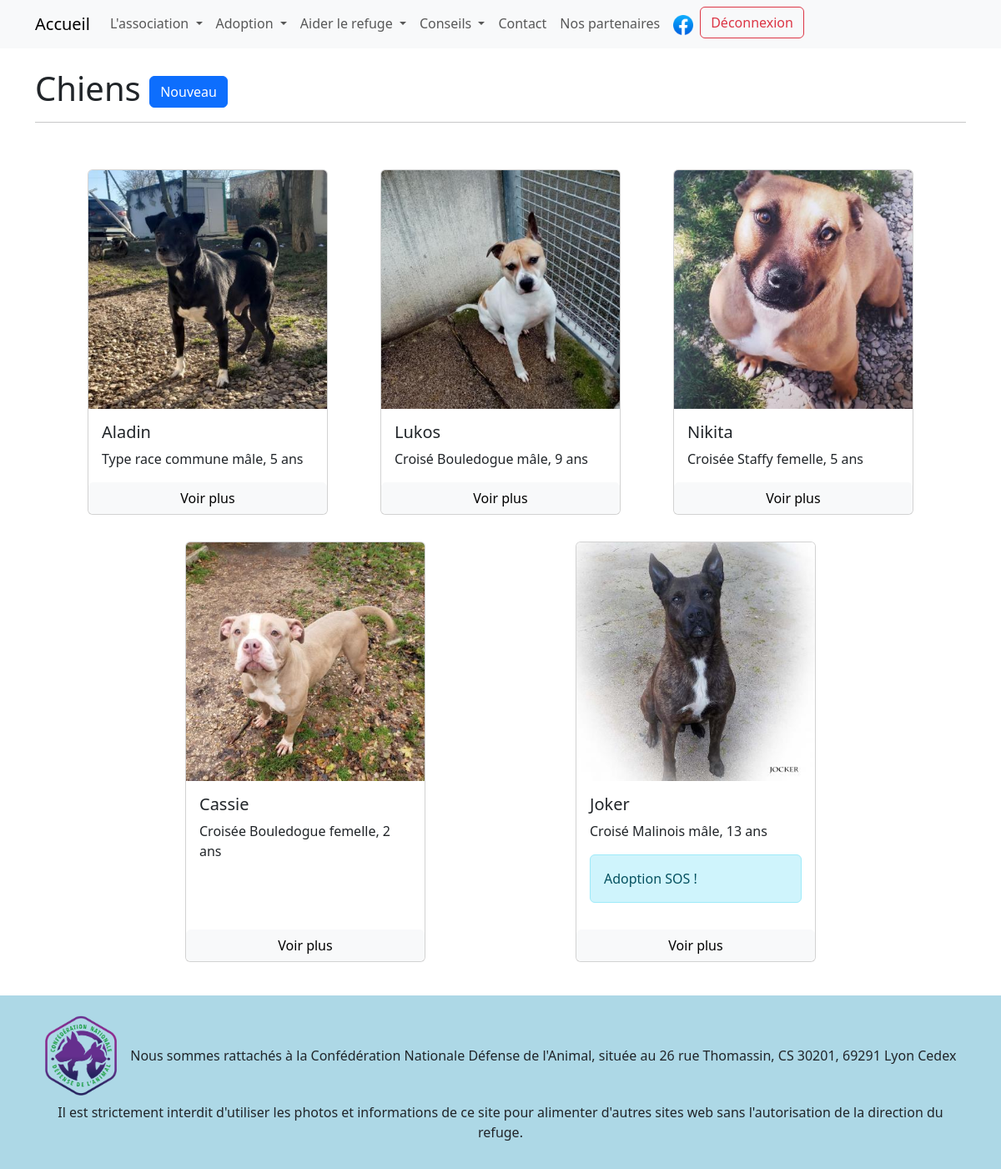
The page /chiens.php (signed in) on the database its author committed.
### tables this page shows
CREATE TABLE `animals` (
  `id` int NOT NULL,
  `name` varchar(255) NOT NULL,
  `animal_type` varchar(255) NOT NULL,
  `animal_race` varchar(255) DEFAULT NULL,
  `mfi` tinyint UNSIGNED NOT NULL,
  `birthdate` date DEFAULT NULL,
  `file_name` varchar(255) NOT NULL,
  `description` blob NOT NULL,
  `maison` varchar(255) DEFAULT NULL,
  `appartement` varchar(255) DEFAULT NULL,
  `enfants` varchar(255) DEFAULT NULL,
  `chiens` varchar(255) DEFAULT NULL,
  `chats` varchar(255) DEFAULT NULL,
  `categorie` varchar(255) DEFAULT NULL,
  `adoption_sos` tinyint DEFAULT NULL
);

### chiens.php (the view, shortened to what this page needs)
<?php
require('appelEtPost/dbconnect.php');
$chiens = $bdd->query("SELECT animals.id, animals.name, animals.animal_race, animals.mfi, animals.file_name, animals.birthdate, animals.adoption_sos FROM animals WHERE animals.animal_type = 'chien'");
$donneesChiens = $chiens->fetchall(PDO::FETCH_ASSOC);
?>
<!DOCTYPE html>
<html lang="en">
<head>
<?php require('commun/header.php'); ?>
    <main>
        <div class="container">
        <h1>Chiens<?php if (isset($_SESSION['check']) && $_SESSION['check'] == "log") {echo(' <a href="new-animal.php" class="btn btn-primary">Nouveau</a>');}?></h1><hr><br>
        <?php if ($donneesChiens) { ?>
            <div class="conteneur-de-cartes">
                <?php foreach ($donneesChiens as $donneeChien) { ?>
                    <div class="card" style="width: 18rem;">
                        <img src="medias/images/photos_animaux/<?=$donneeChien['file_name']?>" class="card-img-top" alt="photo <?=$donneeChien['file_name']?>">
                        <div class="card-body">
                            <h5 class="card-title"><?=$donneeChien['name']?></h5>
                            <p class="card-text">
                                <?php
                                $infoschien = "";
                                if ($donneeChien['animal_race']) {$infoschien = $infoschien.$donneeChien['animal_race']." "; };
                                if ($donneeChien['mfi'] == 1) {$infoschien =$infoschien.'mâle';} elseif ($donneeChien['mfi'] == 2) {$infoschien =$infoschien.'femelle';};
                                $birthdate = new DateTime($donneeChien['birthdate']);
                                $datetime = new DateTime();
                                $dateDiff = $birthdate->diff($datetime);
                                if ($dateDiff->y >= 1) {
                                    $infoschien =$infoschien.", ".$dateDiff->y." ans";
                                } elseif ($dateDiff->y == 1) {
                                    $infoschien =$infoschien.", 1 an";
                                } else {
                                    $infoschien =$infoschien.", ".$dateDiff->m." mois";
                                };
                                echo(ucfirst($infoschien));
                                if ($donneeChien['adoption_sos']) {
                                    echo('<div class="alert alert-info" role="alert">Adoption SOS !</div>');
                                }
                                ?>
                            </p>
                        </div>
                        <a href="details-animal.php?id=<?=$donneeChien['id']?>" class="btn btn-light">Voir plus</a>
                    </div>
                <?php } ?>
            </div>
        <?php } else { echo("Il n'y a aucun chien disponible à l'adoption actuellement."); } ?>
        </div>
    </main>
<?php require('commun/footer.php'); ?>

### css/style.css (style rules this page uses)
main { min-height: 69svh; }
h3, p { word-wrap:break-word; hyphens: auto; }
.conteneur-de-cartes { display: flex; justify-content: space-evenly; flex-wrap: wrap; }
.card { margin: 1em 0; }

### rows shown on the page
animals: file_name (picture), name "Aladin", birthdate "Type race commune mâle, 5 ans"
animals: file_name (picture), name "Lukos", birthdate "Croisé Bouledogue mâle, 9 ans"
animals: file_name (picture), name "Nikita", birthdate "Croisée Staffy femelle, 5 ans"
animals: file_name (picture), name "Cassie", birthdate "Croisée Bouledogue femelle, 2 ans"
animals: file_name (picture), name "Joker", birthdate "Croisé Malinois mâle, 13 ans", adoption_sos "Adoption SOS !"
